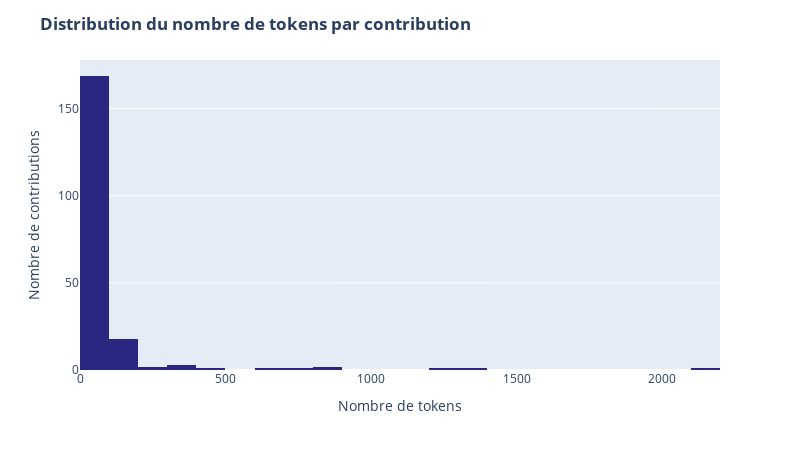

Notebook code cell kept with this figure:
### Markdown cell above
### **A - Caractéristiques des contributions**

### Code cell
# Barplot du nombre de charactères par contribution sur les 200 premières contributions
fig = px.histogram(
    df, x="nb_tokens_contrib",
    color_discrete_sequence=["#2a2781"]
)
fig.update_layout(
    title={"text": "<b>Distribution du nombre de tokens par contribution</b>"}, 
    xaxis_title="Nombre de tokens", 
    yaxis_title="Nombre de contributions", 
    width=800, height=450
)
fig.update_traces(
    hovertemplate =
        "Nombre de tokens = %{x}<br>" \
        "Nombre de contributions = %{y}<extra></extra>"
)
fig.show()

### Figure 1 — Plotly figure (JSON) as saved in the notebook; plotly's stock layout.template omitted (floating-point values rounded to 4 significant figures; data arrays with more than 128 entries replaced by an {"elided": "..."} marker saying what was removed)
{"data": [{"alignmentgroup": "True", "bingroup": "x", "hovertemplate": "Nombre de tokens = %{x}<br>Nombre de contributions = %{y}<extra></extra>", "legendgroup": "", "marker": {"color": "#2a2781", "pattern": {"shape": ""}}, "name": "", "offsetgroup": "", "orientation": "v", "showlegend": false, "type": "histogram", "x": {"elided": "200 int values"}, "xaxis": "x", "yaxis": "y"}], "layout": {"barmode": "relative", "height": 450, "legend": {"tracegroupgap": 0}, "margin": {"t": 60}, "title": {"text": "<b>Distribution du nombre de tokens par contribution</b>"}, "width": 800, "xaxis": {"anchor": "y", "domain": [0, 1], "title": {"text": "Nombre de tokens"}}, "yaxis": {"anchor": "x", "domain": [0, 1], "title": {"text": "Nombre de contributions"}}}}
